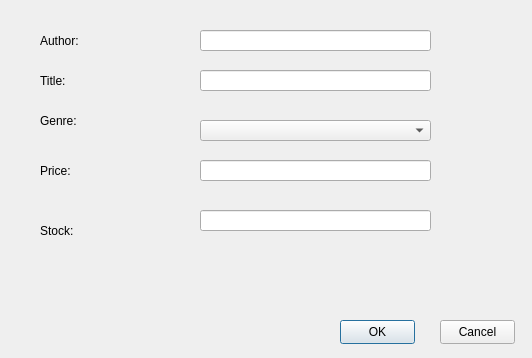
<?xml version="1.0" encoding="UTF-8"?>
<ui version="4.0">
 <class>DlgNewBook</class>
 <widget class="QDialog" name="DlgNewBook">
  <property name="geometry">
   <rect>
    <x>0</x>
    <y>0</y>
    <width>532</width>
    <height>358</height>
   </rect>
  </property>
  <property name="windowTitle">
   <string>Add New Book</string>
  </property>
  <widget class="QPushButton" name="btnOK">
   <property name="enabled">
    <bool>true</bool>
   </property>
   <property name="geometry">
    <rect>
     <x>340</x>
     <y>320</y>
     <width>75</width>
     <height>24</height>
    </rect>
   </property>
   <property name="text">
    <string>OK</string>
   </property>
  </widget>
  <widget class="QPushButton" name="btnCancel">
   <property name="geometry">
    <rect>
     <x>440</x>
     <y>320</y>
     <width>75</width>
     <height>24</height>
    </rect>
   </property>
   <property name="text">
    <string>Cancel</string>
   </property>
  </widget>
  <widget class="QLineEdit" name="lineAuthor">
   <property name="geometry">
    <rect>
     <x>200</x>
     <y>30</y>
     <width>231</width>
     <height>21</height>
    </rect>
   </property>
   <property name="inputMethodHints">
    <set>Qt::ImhNone</set>
   </property>
  </widget>
  <widget class="QLineEdit" name="lineTitle">
   <property name="geometry">
    <rect>
     <x>200</x>
     <y>70</y>
     <width>231</width>
     <height>21</height>
    </rect>
   </property>
  </widget>
  <widget class="QLineEdit" name="linePrice">
   <property name="geometry">
    <rect>
     <x>200</x>
     <y>160</y>
     <width>231</width>
     <height>21</height>
    </rect>
   </property>
   <property name="inputMethodHints">
    <set>Qt::ImhDigitsOnly</set>
   </property>
  </widget>
  <widget class="QLineEdit" name="lineStock">
   <property name="geometry">
    <rect>
     <x>200</x>
     <y>210</y>
     <width>231</width>
     <height>21</height>
    </rect>
   </property>
   <property name="inputMethodHints">
    <set>Qt::ImhDigitsOnly</set>
   </property>
  </widget>
  <widget class="QLabel" name="lblAuthor">
   <property name="geometry">
    <rect>
     <x>40</x>
     <y>30</y>
     <width>121</width>
     <height>21</height>
    </rect>
   </property>
   <property name="text">
    <string>Author: </string>
   </property>
  </widget>
  <widget class="QLabel" name="lblTitle">
   <property name="geometry">
    <rect>
     <x>40</x>
     <y>70</y>
     <width>121</width>
     <height>21</height>
    </rect>
   </property>
   <property name="frameShape">
    <enum>QFrame::NoFrame</enum>
   </property>
   <property name="frameShadow">
    <enum>QFrame::Plain</enum>
   </property>
   <property name="text">
    <string>Title:</string>
   </property>
  </widget>
  <widget class="QLabel" name="lblGenre">
   <property name="geometry">
    <rect>
     <x>40</x>
     <y>110</y>
     <width>121</width>
     <height>21</height>
    </rect>
   </property>
   <property name="text">
    <string>Genre:</string>
   </property>
  </widget>
  <widget class="QLabel" name="lblPrice">
   <property name="geometry">
    <rect>
     <x>40</x>
     <y>160</y>
     <width>121</width>
     <height>21</height>
    </rect>
   </property>
   <property name="text">
    <string>Price:</string>
   </property>
  </widget>
  <widget class="QLabel" name="lblStock">
   <property name="geometry">
    <rect>
     <x>40</x>
     <y>220</y>
     <width>121</width>
     <height>21</height>
    </rect>
   </property>
   <property name="text">
    <string>Stock:</string>
   </property>
  </widget>
  <widget class="QComboBox" name="cmbGenre">
   <property name="geometry">
    <rect>
     <x>200</x>
     <y>120</y>
     <width>231</width>
     <height>21</height>
    </rect>
   </property>
  </widget>
 </widget>
 <tabstops>
  <tabstop>lineAuthor</tabstop>
  <tabstop>lineTitle</tabstop>
  <tabstop>linePrice</tabstop>
  <tabstop>lineStock</tabstop>
  <tabstop>btnOK</tabstop>
  <tabstop>btnCancel</tabstop>
 </tabstops>
 <resources/>
 <connections/>
</ui>
